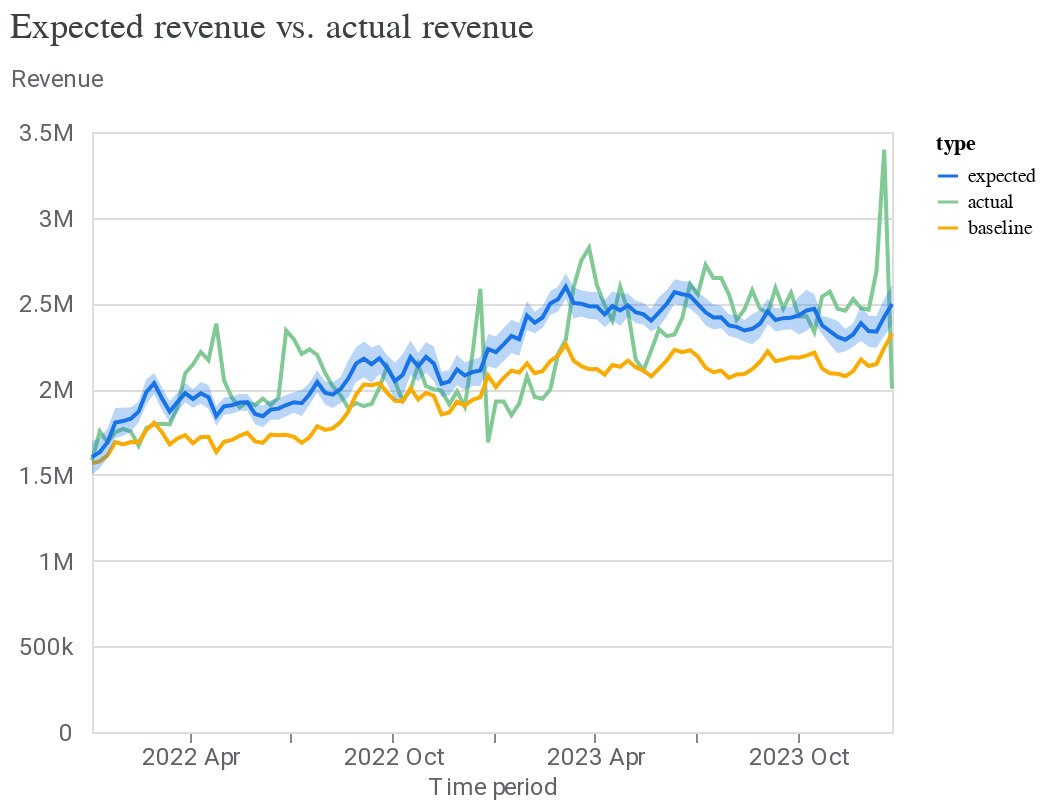

The code cell stored with this chart in its notebook:
### Code cell
model_fit = visualizer.ModelFit(mmm)
model_fit.plot_model_fit()

### Figure 1 — Vega-Lite specification as saved in the notebook (floating-point values rounded to 4 significant figures; data arrays with more than 128 entries replaced by an {"elided": "..."} marker saying what was removed)
{"config": {"view": {"continuousWidth": 400, "continuousHeight": 300}, "axis": {"labelColor": "#5F6368", "labelFont": "Roboto", "labelFontSize": 12, "titleColor": "#5F6368", "titleFont": "Roboto", "titleFontSize": 12, "titleFontWeight": "normal"}}, "layer": [{"mark": "line", "encoding": {"color": {"field": "type", "scale": {"domain": ["expected", "actual", "baseline"], "range": ["#1A73E8", "#81C995", "#F9AB00"]}, "type": "nominal"}, "x": {"axis": {"domainColor": "#DADCE0", "format": "%Y %b", "grid": false, "tickCount": 8}, "field": "time", "title": "Time period", "type": "temporal"}, "y": {"axis": {"domain": false, "labelExpr": "replace(format(datum.value, '.3~s'), 'G', 'B')", "labelPadding": 10, "tickCount": 5, "ticks": false, "titleAlign": "left", "titleAngle": 0, "titleY": -20}, "field": "mean", "title": "Revenue", "type": "quantitative"}}}, {"mark": {"type": "area", "opacity": 0.3}, "encoding": {"color": {"field": "type", "legend": null, "scale": {"domain": ["expected"], "range": ["#1A73E8"]}, "type": "nominal"}, "x": {"field": "time", "type": "temporal"}, "y": {"field": "ci_hi", "type": "quantitative"}, "y2": {"field": "ci_lo"}}}], "data": {"name": "data-3bf88f065392f86e1ddc213bb5ab4a2b"}, "resolve": {"scale": {"color": "independent"}}, "title": {"text": "Expected revenue vs. actual revenue", "anchor": "start", "color": "#3C4043", "font": "Google Sans Display", "fontSize": 18, "fontWeight": "normal", "offset": 10}, "$schema": "https://vega.github.io/schema/vega-lite/v4.17.0.json", "datasets": {"data-3bf88f065392f86e1ddc213bb5ab4a2b": {"elided": "312 records"}}}
